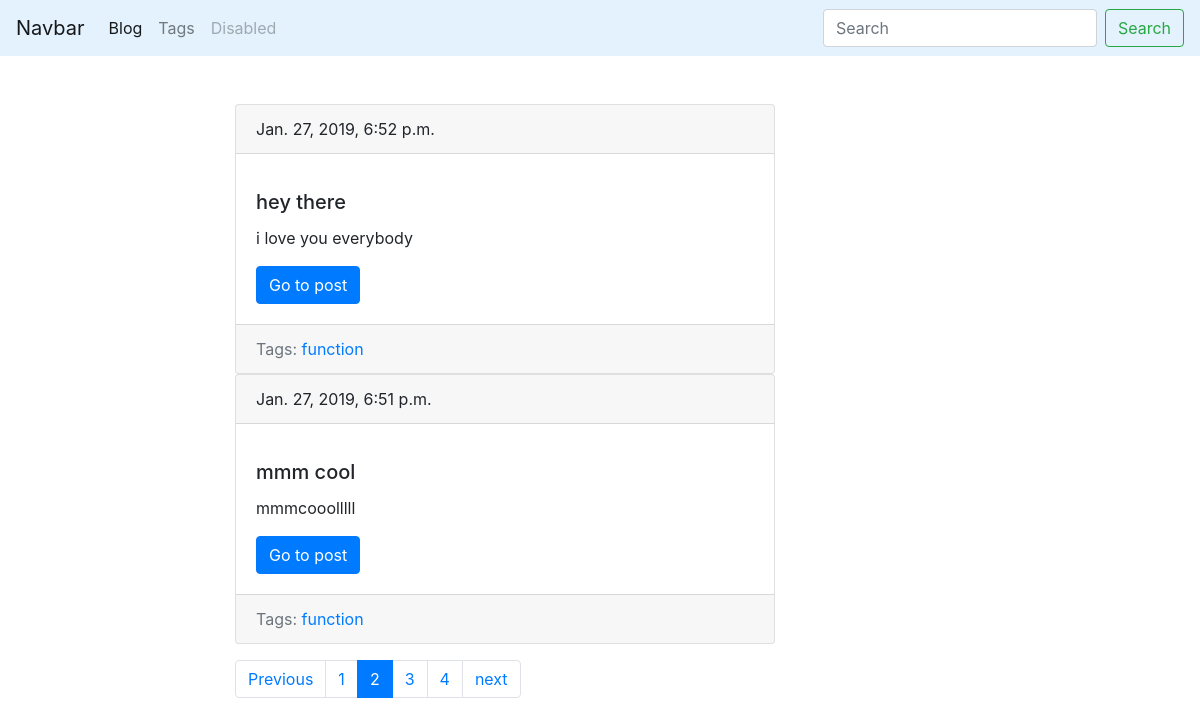
Screenshot of /blog/?page=2 with the database file from the repository.
### blog/models.py (models this page shows, shortened)
class Post(models.Model):
    title = models.CharField(max_length=255,db_index=True)
    slug = models.SlugField(max_length=100,unique=True,blank=True)
    body = models.TextField(blank=True,db_index=True)
    date_pub = models.DateTimeField(auto_now_add=True)
    tags = models.ManyToManyField('Tag',blank=True,related_name='posts')
    def get_absolute_url(self):
        return reverse('post_detail_url',kwargs={'slug':self.slug})
    class Meta:
        ordering = ['-date_pub']

class Tag(models.Model):
    title = models.CharField(max_length=50)
    slug  = models.SlugField(max_length=50,unique=True)
    def get_absolute_url(self):
        return reverse('tag_detail_url',kwargs={'slug':self.slug})
    class Meta:
        ordering = ['title']

### blog/views.py (the view)
# urls.py: path('',post_list,name='post_list_url'),
def post_list(request):
    search_query = request.GET.get('search','')
    if search_query:
        posts = Post.objects.filter(Q(title__icontains=search_query)| Q(body__icontains=search_query))
    else:
        posts = Post.objects.all()
    paginator = Paginator(posts,2)
    page_number = request.GET.get('page',1)
    page = paginator.get_page(page_number)
    is_paginated = page.has_other_pages()
    if page.has_previous():
        previus_url = '?page={}'.format(page.previous_page_number())
    else:
        previus_url = ''
    if page.has_next():
        next_url = '?page={}'.format(page.next_page_number())
    else:
        next_url = ''
    context = {
        'page_object':page,
        'is_paginated':is_paginated,
        'next_url': next_url,
        'previus_url':previus_url
    }
    return render(request,'blog/index.html',context=context)

### blog/templates/blog/index.html
{% extends 'bases/base.html' %}
{% load static %}
{% block content %}
{% for post in page_object.object_list %}
  {% include 'blog/includes/post_card.html' %}
    {% endfor %}
{% endblock %}

### blog/templates/blog/includes/post_card.html
<div class="card">
    <div class="card-header mb-3">
      {{post.date_pub}}
    </div>
    <div class="card-body">
      <h5 class="card-title">{{post.title}}</h5>
      <p class="card-text">{{post.body|truncatewords:15}}</p>
      <a href="{{post.get_absolute_url}}" class="btn btn-primary">Go to post</a>
    </div>
<div class="card-footer text-muted">
 Tags:
   {% for tag in post.tags.all  %}
      <a href="{{tag.get_absolute_url}}">{{tag.title}}</a>
   {% endfor %}
</div>
  </div>

### rows the page displays
Post: date_pub "Jan. 27, 2019, 6:52 p.m.", title "hey there", body "i love you everybody"
Tag: title "function"
Post: date_pub "Jan. 27, 2019, 6:51 p.m.", title "mmm cool", body "mmmcooolllll"

### other values shown
{{ n }} "1" "3" "4"
{{ n }} "2"
